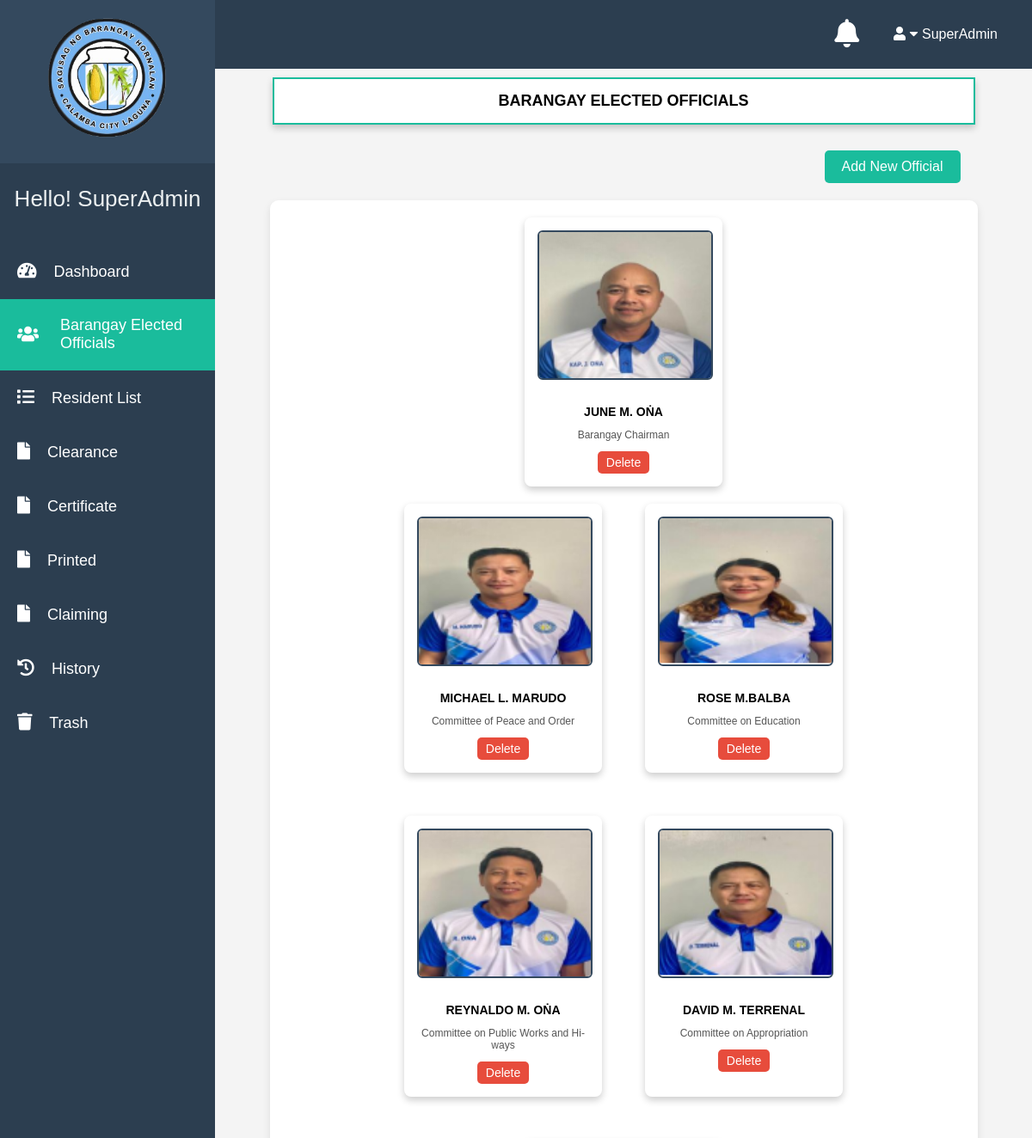
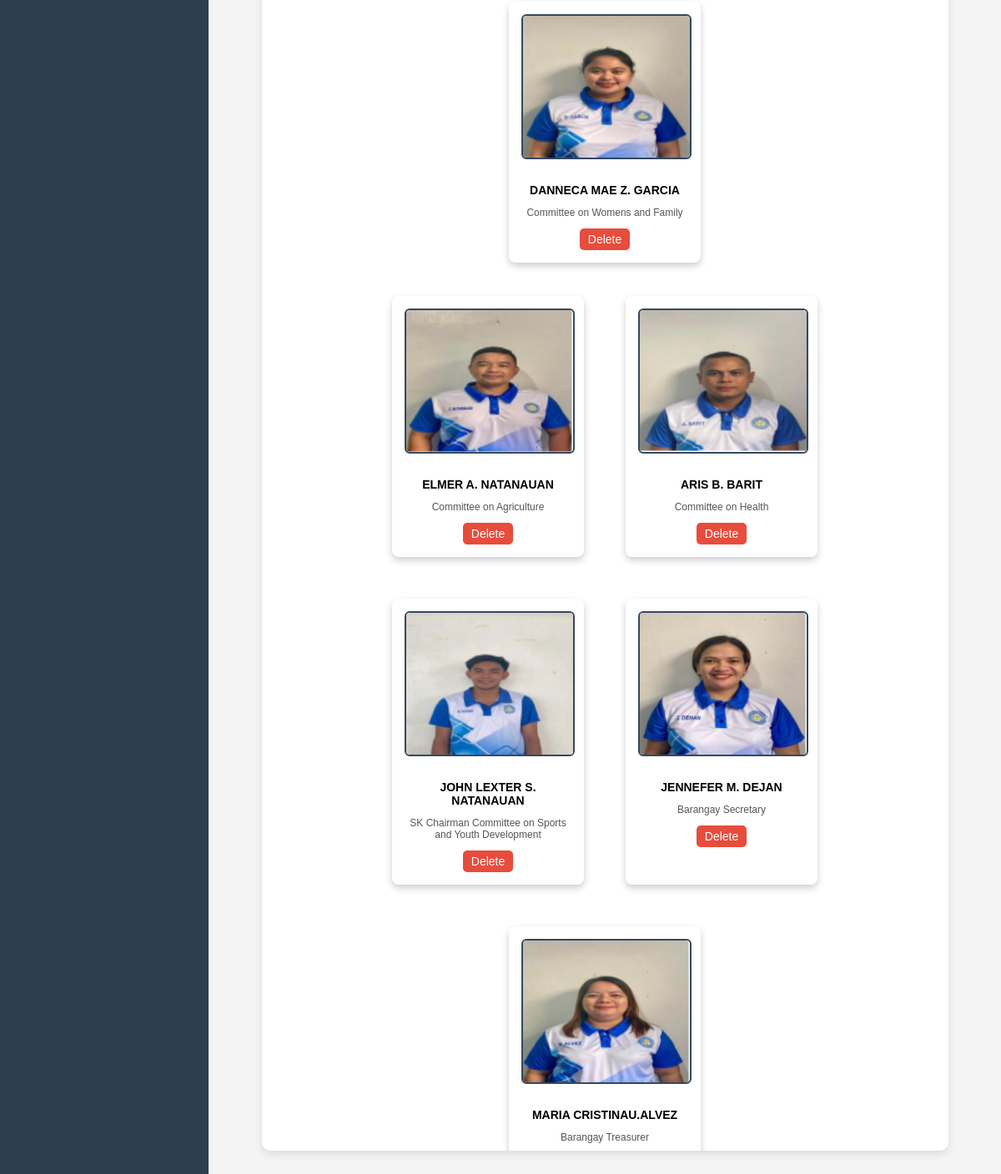
Page /superadmin/brgy_officials.php (signed in) on the committed database (2 pictures, top to bottom).
### tables this page shows
CREATE TABLE `brgy_official` (
  `id` int(11) NOT NULL,
  `position` varchar(100) NOT NULL,
  `name` varchar(100) NOT NULL,
  `profile` varchar(255) NOT NULL
);

### superadmin/brgy_officials.php (the view, shortened to what this page needs)
<?php
include '../connection/connect.php';
function getBrgyOfficials($conn) {
    $sql = "SELECT * FROM brgy_official ORDER BY FIELD(position,
        'Barangay Chairman',
        'Committee of Peace and Order',
        'Committee on Education',
        'Committee on Public Works and Hi-ways',
        'Committee on Appropriation',
        'Committee on Womens and Family',
        'Committee on Agriculture',
        'Committee on Health',
        'SK Chairman Committee on Sports and Youth Development',
        'Barangay Secretary',
        'Barangay Treasurer'
    )";
    $result = mysqli_query($conn, $sql);
    return $result ? mysqli_fetch_all($result, MYSQLI_ASSOC) : [];
}
$barangayOfficials = getBrgyOfficials($conn);
?>
<!DOCTYPE html>
<html lang="en">
<head>
    <link rel="stylesheet" href="https://cdnjs.cloudflare.com/ajax/libs/font-awesome/6.5.2/css/all.min.css">
    <link rel="stylesheet" href="sidebar.css">
</head>
<body>
    <?php include 'sidebar.php'; ?>
    <div class="content-wrapper">
        <div class="header-container">
        BARANGAY ELECTED OFFICIALS
        </div>
        <div class="add-btn-container">
        <button class="add-btn" id="addOfficialBtn">Add New Official</button>
        </div>
        <div class="officials-container">
            <?php
            if (!empty($barangayOfficials)) :
                echo '<div class="chairman-row">';
                foreach ($barangayOfficials as $official) :
                    if ($official['position'] === 'Barangay Chairman') {
                        echo '<div class="official-card">
                                <img src="' . '../' . htmlspecialchars($official['profile']) . '"
                                    alt="Profile Picture" onerror="this.onerror=null; this.src=\'../image/default.png\';">
                                <h3>' . htmlspecialchars($official['name']) . '</h3>
                                <p class="position">' . htmlspecialchars($official['position']) . '</p>
                                <button class="delete-btn" onclick="deleteOfficial(' . $official['id'] . ')">Delete</button>
                            </div>';
                        break;
                    }
                endforeach;
                echo '</div>';
            endif;
            ?>
            <div class="officials-grid upper-row">
                <?php
                $count = 0;
                $otherOfficials = [];
                foreach ($barangayOfficials as $official) :
                    if ($official['position'] !== 'Barangay Chairman') {
                        if ($count < 5) {
                            echo '<div class="official-card">
                                    <img src="' . '../' . htmlspecialchars($official['profile']) . '"
                                        alt="Profile Picture" onerror="this.onerror=null; this.src=\'../image/default.png\';">
                                    <h3>' . htmlspecialchars($official['name']) . '</h3>
                                    <p class="position">' . htmlspecialchars($official['position']) . '</p>
                                    <button class="delete-btn" onclick="deleteOfficial(' . $official['id'] . ')">Delete</button>
                                </div>';
                        } else {
                            $otherOfficials[] = $official;
                        }
                        $count++;
                    }
                endforeach;
                ?>
            </div>
            <div class="officials-grid lower-row">
                <?php
                foreach ($otherOfficials as $official) :
                    echo '<div class="official-card">
                            <img src="' . '../' . htmlspecialchars($official['profile']) . '"
                                alt="Profile Picture" onerror="this.onerror=null; this.src=\'../image/default.png\';">
                            <h3>' . htmlspecialchars($official['name']) . '</h3>
                            <p class="position">' . htmlspecialchars($official['position']) . '</p>
                            <button class="delete-btn" onclick="deleteOfficial(' . $official['id'] . ')">Delete</button>
                        </div>';
                endforeach;
                ?>
            </div>
        </div>
    </div>
</body>
</html>

### superadmin/sidebar.css (style rules this page uses)
body { font-family: Arial, sans-serif; margin: 0; padding: 0; display: flex; flex-direction: column; }

### superadmin/brgy_officials.php (style rules this page uses)
body { font-family: Arial, sans-serif; background-color: #f4f4f4; margin: 0; padding: 0; overflow: hidden; }
.content-wrapper { margin-left: 250px; padding: 90px 40px 30px; display: flex; flex-direction: column; align-items: center; }
.header-container { background: white; padding: 15px; width: 90%; text-align: center; font-size: 18px; font-weight: bold; border: 2px solid #1abc9c; box-shadow: 0px 4px 8px rgba(0, 0, 0, 0.2); }
.add-btn-container { width: 90%; display: flex; justify-content: flex-end; margin-top: 10px; }
.add-btn { padding: 10px 20px; background-color: #1abc9c; color: white; border: none; border-radius: 5px; cursor: pointer; font-size: 16px; margin: 20px 0; }
.delete-btn { background-color: #e74c3c; color: white; padding: 5px 10px; border: none; border-radius: 5px; cursor: pointer; font-size: 14px; }
.officials-container { width: 90%; background: white; padding: 20px; border-radius: 10px; box-shadow: 0px 4px 10px rgba(0, 0, 0, 0.1); display: flex; flex-direction: column; align-items: center; max-height: 65vh; overflow-y: auto; }
.officials-grid { display: flex; flex-wrap: wrap; justify-content: center; gap: 50px; padding: 20px; }
.official-card { width: 200px; background: white; padding: 15px; text-align: center; border-radius: 8px; box-shadow: 0px 4px 8px rgba(0, 0, 0, 0.2); transition: transform 0.3s ease-in-out; }
.official-card img { width: 100%; height: 170px; object-fit: cover; border-radius: 6px; border: 2px solid #34495e; margin-bottom: 15px; }
.official-card h3 { margin: 10px 0 5px; font-size: 14px; font-weight: bold; text-transform: uppercase; }
.position { font-size: 12px; color: #555; }

### rows in the picture
brgy_official: profile (picture), name "JUNE M. OṄA", position "Barangay Chairman"
brgy_official: profile (picture), name "MICHAEL L. MARUDO", position "Committee of Peace and Order"
brgy_official: profile (picture), name "ROSE M.BALBA", position "Committee on Education"
brgy_official: profile (picture), name "REYNALDO M. OṄA", position "Committee on Public Works and Hi-ways"
brgy_official: profile (picture), name "DAVID M. TERRENAL", position "Committee on Appropriation"
brgy_official: profile (picture), name "DANNECA MAE Z. GARCIA", position "Committee on Womens and Family"
brgy_official: profile (picture), name "ELMER A. NATANAUAN", position "Committee on Agriculture"
brgy_official: profile (picture), name "ARIS B. BARIT", position "Committee on Health"
brgy_official: profile (picture), name "JOHN LEXTER S. NATANAUAN", position "SK Chairman Committee on Sports and Youth Development"
brgy_official: profile (picture), name "JENNEFER M. DEJAN", position "Barangay Secretary"
brgy_official: profile (picture), name "MARIA CRISTINAU.ALVEZ", position "Barangay Treasurer"
